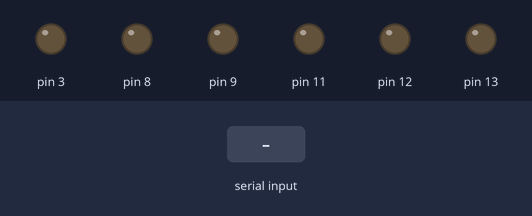
Bench run of a sketch on a simulated Arduino Uno, built with avr-gcc and run on an emulated ATmega328P. Parts: output pins drawn as LEDs (lit = HIGH). Inputs (shaded band) come from the test bench.

Above: at 1.2 s.
1.3 s: "8" received over the second serial link
At 2.2 s:
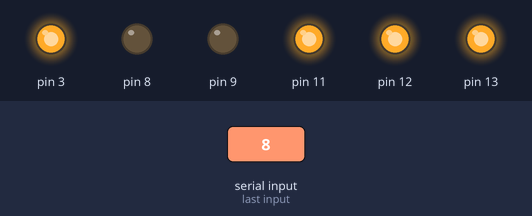
2.8 s: "2" received over the second serial link
At 3.3 s:
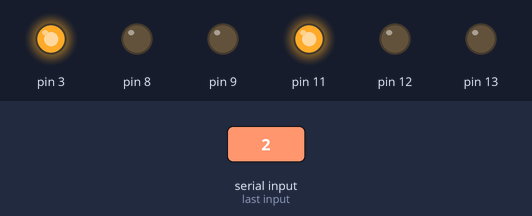
4.3 s: "4" received over the second serial link
At 5.5 s:
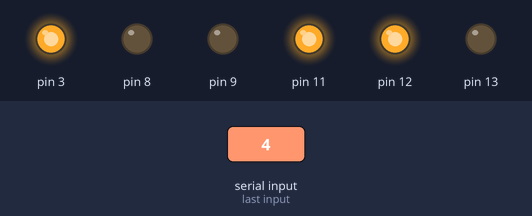
5.8 s: "6" received over the second serial link
At 6.8 s:
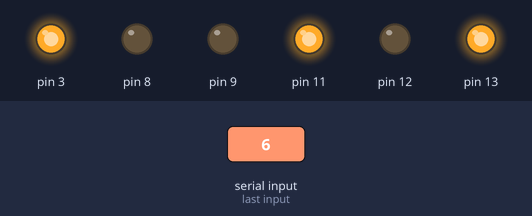
7.3 s: "1" received over the second serial link
At 8.0 s:
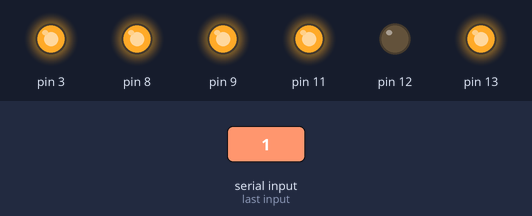
Timing chart, 0 to 9.8 s (numbered marks = the images above; inputs shaded):
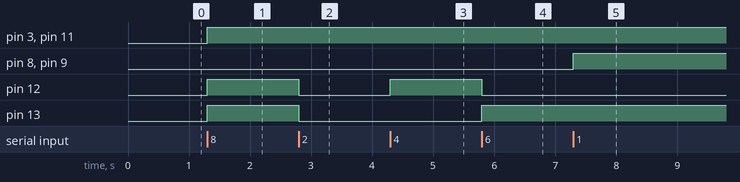

Measured:
- after the input at 1.3 s, pin 3, pin 11–13: LOW → HIGH at once
- after the input at 2.8 s, pin 12, pin 13: HIGH → LOW at once
- after the input at 4.3 s, pin 12: LOW → HIGH at once
- after the input at 5.8 s, pin 12: HIGH → LOW at once; pin 13: LOW → HIGH at once
- after the input at 7.3 s, pin 8, pin 9: LOW → HIGH at once

The sketch:

rc_arduino.ino
```cpp
#include <SoftwareSerial.h>

SoftwareSerial RemoteControl(0, 1);  // RX, TX
int command;  // Command from computer through bluetooth

void setup() {
  // bluetooth setup
  RemoteControl.begin(9600);
  RemoteControl.println("Ready for command");

  // motor channels setup
  pinMode(12, OUTPUT);
  pinMode(9, OUTPUT);
  pinMode(13, OUTPUT);
  pinMode(8, OUTPUT);
}

void loop() {
  if (RemoteControl.available()) {
    command = RemoteControl.read();
    if (command == '8') {
      go_forward();
    }
    else if (command == '2') {
      go_backward();
    }
    else if (command == '4') {
      turn_right();
    }
    else if (command == '6') {
      turn_left();
    }
    else {
      brake();
    }
  }
}

void go_forward() {
  // Motor channel A
  digitalWrite(12, HIGH); // forward direction
  digitalWrite(9, LOW);  // disengage brake
  analogWrite(3, 255);  // speed

  // Motor channel B
  digitalWrite(13, HIGH);  // forward direction
  digitalWrite(8, LOW);  // disengage brake
  analogWrite(11, 255); // speed
}

void go_backward() {
  // Motor channel A
  digitalWrite(12, LOW); // forward direction
  digitalWrite(9, LOW);  // disengage brake
  analogWrite(3, 255);  // speed

  // Motor channel B
  digitalWrite(13, LOW);  // forward direction
  digitalWrite(8, LOW);  // disengage brake
  analogWrite(11, 255); // speed
}

void turn_left() {
  // Motor channel A
  digitalWrite(12, LOW); // backward direction
  digitalWrite(9, LOW);  // disengage brake
  analogWrite(3, 255);  // speed

  // Motor channel B
  digitalWrite(13, HIGH);  // forward direction
  digitalWrite(8, LOW);  // disengage brake
  analogWrite(11, 255); // speed
}

void turn_right() {
  // Motor channel A
  digitalWrite(12, HIGH); // forward direction
  digitalWrite(9, LOW);  // disengage brake
  analogWrite(3, 255);  // speed

  // Motor channel B
  digitalWrite(13, LOW);  // backward direction
  digitalWrite(8, LOW);  // disengage brake
  analogWrite(11, 255); // speed
}

void brake() {
  digitalWrite(9, HIGH);  // engage brake of channel A
  digitalWrite(8, HIGH);  // engage brake of channel B
}
```
